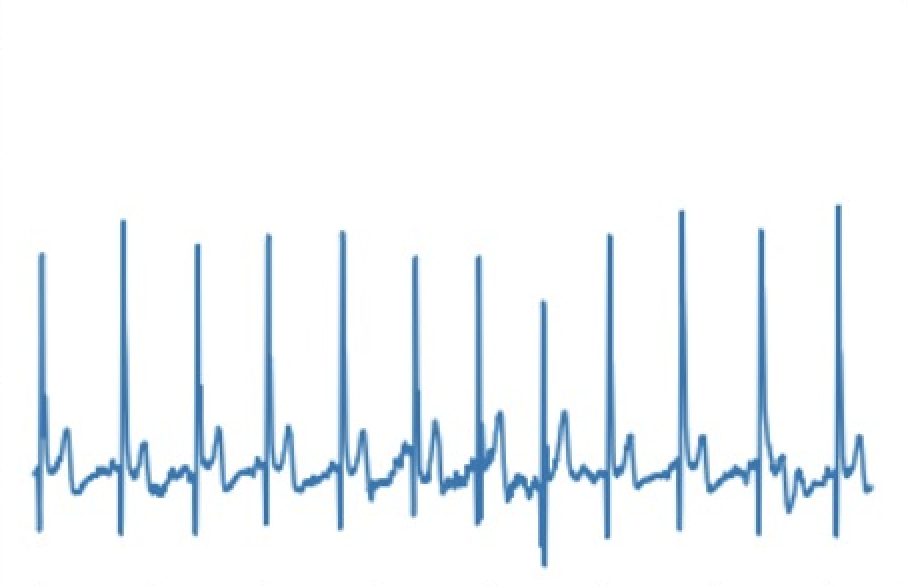
#> input picture ECG.png, 908 x 586 px, found by its file name
$ python lab4.py
#> lines starting #> are read from the running program, lines starting #| are printed output that depends on the picture
from PIL import Image
import numpy as np
import os
import matplotlib.pyplot as plt
from scipy.signal import butter, filtfilt, find_peaks
import pywt


# 1. Cargar la imagen
ruta = os.path.join(os.path.expanduser('~'), 'Desktop', 'ECG.PNG')  # Ruta de la imagen cargada
img = Image.open(ruta).convert('L').rotate(180)  # Convertir a escala de grises y girar 180 grados
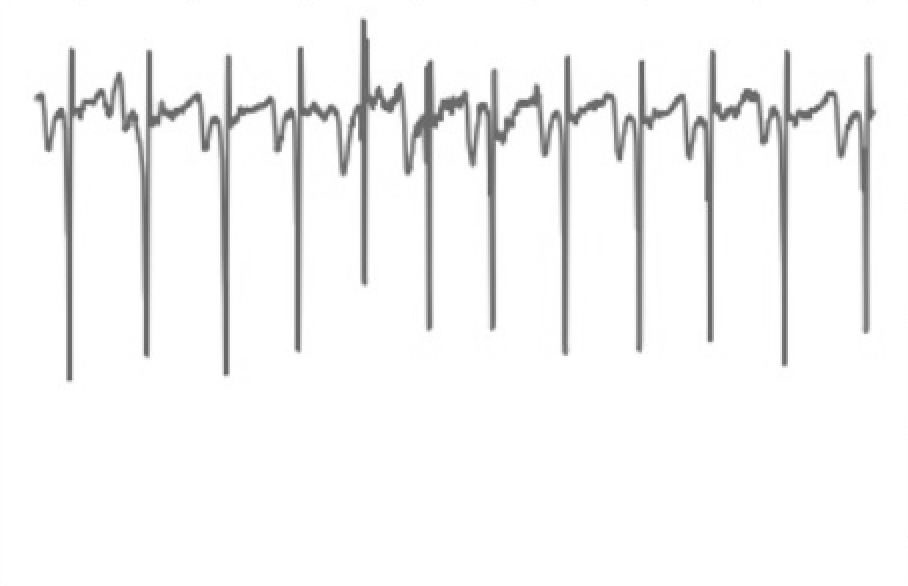
#> img: PIL image 908x586 L; min 97, max 255, mean 244.9

# 2. Convertir la imagen a una matriz NumPy
matriz = np.array(img)

# Mostrar la matriz en la consola
print("Matriz de la señal:")
print(matriz)
#> (printed output is left out)

# 3. Graficar toda la matriz como señal
num_rows, num_cols = matriz.shape
#> num_rows = 586; num_cols = 908
tiempo_ms = np.linspace(0, num_cols / 1000 * 1000, num_cols)  # Ajustar según la frecuencia de muestreo
#> tiempo_ms = 908 values from 0 to 908

# Promediar las filas para obtener una señal unidimensional
señal_ecg_promediada = np.mean(matriz, axis=0)  # Promediar a lo largo de las filas
#> señal_ecg_promediada = 908 values, max 255 at index 2, min 171.4 at index 70, mean 244.9

# Centrar la señal y cambiar su signo para invertirla
offset = np.mean(señal_ecg_promediada)  # Calcular el promedio para centrar
#> offset = 244.9
señal_ecg_centrada = -(señal_ecg_promediada - offset)  # Centrar la señal alrededor de 0 e invertir
#> señal_ecg_centrada = 908 values, max 73.45 at index 70, min -10.14 at index 2, mean -1.42e-14

# Escalar la señal para que se ajuste mejor a los límites de los ejes
escala = 10
señal_ecg_escalada = señal_ecg_centrada * escala
#> señal_ecg_escalada = 908 values, max 734.5 at index 70, min -101.4 at index 2, mean -1.43e-13


señal_ecg_continua = np.concatenate((señal_ecg_escalada, señal_ecg_escalada))
#> señal_ecg_continua = 1816 values, max 734.5 at index 70, min -101.4 at index 2, mean -1.42e-13
tiempo_continuo = np.linspace(0, 2 * 1750, len(señal_ecg_continua))
#> tiempo_continuo = 1816 values from 0 to 3500

# Definir los filtros pasa alto y pasa bajo
def aplicar_filtro(signal, tipo, cutoff, fs=1000, order=4):
    nyq = 0.5 * fs  # Frecuencia de Nyquist
    normal_cutoff = cutoff / nyq
    b, a = butter(order, normal_cutoff, btype=tipo, analog=False)
    return filtfilt(b, a, signal)

# Aplicar el filtro pasa alto y pasa bajo
señal_filtrada_pasa_alto = aplicar_filtro(señal_ecg_continua, 'high', cutoff=0.5)
#> señal_filtrada_pasa_alto = 1816 values, max 772.1 at index 70, min -108.7 at index 933, mean 5.38
señal_filtrada_pasa_bajo = aplicar_filtro(señal_filtrada_pasa_alto, 'low', cutoff=30)
#> señal_filtrada_pasa_bajo = 1816 values, max 282.2 at index 69, min -138.4 at index 889, mean 5.38

# 4. Graficar la señal original
plt.figure(figsize=(12, 6))
plt.plot(tiempo_continuo, señal_ecg_continua, color='blue')
plt.title('Señal ECG Original de la Matriz')
plt.xlabel('Tiempo (ms)')
plt.ylabel('Voltaje (mV)')
plt.ylim(np.min(señal_ecg_continua) - 50, np.max(señal_ecg_continua) + 50)
plt.xlim(0, 1750 * 2)
plt.grid()
plt.tight_layout()
plt.show()
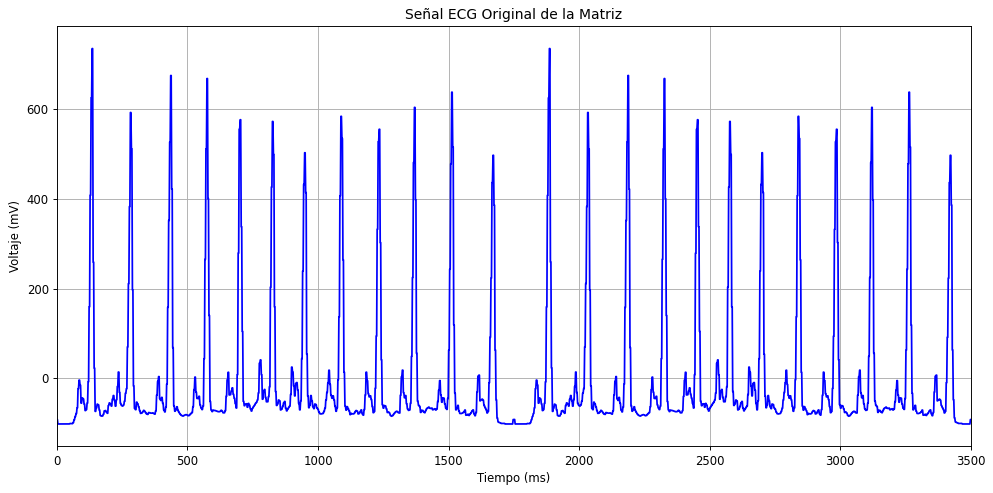
#> figure drawn by matplotlib, 1 panel; curve peaks at x = 135, y = 734.5

# 5. Graficar la señal filtrada
plt.figure(figsize=(12, 6))
plt.plot(tiempo_continuo, señal_filtrada_pasa_bajo, color='red')
plt.title('Señal ECG Filtrada (Pasa Alto y Pasa Bajo)')
plt.xlabel('Tiempo (ms)')
plt.ylabel('Voltaje (mV)')

plt.ylim(np.min(señal_ecg_continua) - 50, np.max(señal_ecg_continua) + 50)
plt.xlim(0, 1750 * 2)
plt.grid()
plt.tight_layout()
plt.show()
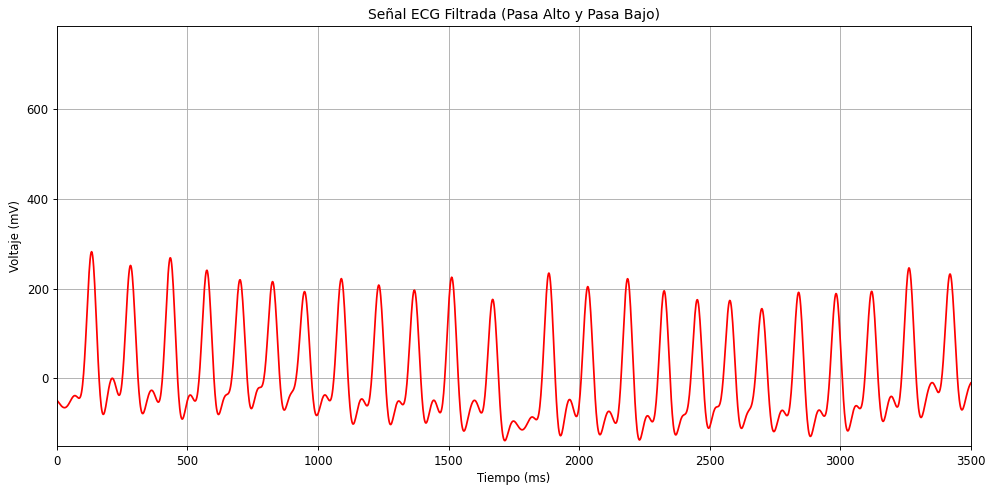
#> figure drawn by matplotlib, 1 panel; curve peaks at x = 133.1, y = 282.2

# 6. Calcular picos R
# Ajustar el umbral y la distancia mínima
threshold = np.max(señal_filtrada_pasa_bajo) * 0.2
#> threshold = 56.44
picos_r, _ = find_peaks(señal_filtrada_pasa_bajo, height=threshold, distance=50)
#> picos_r = 24 values from 69 to 1774

# 7. Calcular intervalos R-R
intervalos_rr = np.diff(picos_r) / 1000  # Convertir a segundos
#> intervalos_rr = 23 values, max 0.112 at index 11, min 0.064 at index 4, mean 0.0741

# 8. Graficar picos R en la señal filtrada
plt.figure(figsize=(12, 6))
plt.plot(tiempo_continuo, señal_filtrada_pasa_bajo, color='red', label='Señal Filtrada')
plt.plot(tiempo_continuo[picos_r], señal_filtrada_pasa_bajo[picos_r], 'x', color='green', label='Picos R')
plt.title('Señal ECG Filtrada con Picos R')
plt.xlabel('Tiempo (ms)')
plt.ylabel('Voltaje (mV)')
plt.ylim(np.min(señal_ecg_continua) - 50, np.max(señal_ecg_continua) + 50)
plt.xlim(0, 1750 * 2)
plt.grid()
plt.legend()
plt.tight_layout()
plt.show()
#> figure, not shown here; curve peaks at x = 133.1, y = 282.2; curve peaks at x = 133.1, y = 282.2

# 9. Mostrar intervalos R-R
print("Intervalos R-R (en segundos):")
print(intervalos_rr)
#| [0.077 0.079 0.073 0.066 0.064 0.064 0.073 0.074 0.071 0.074 0.081 0.112
#|  0.077 0.079 0.073 0.066 0.064 0.064 0.073 0.074 0.071 0.074 0.082]
print(f"Total de intervalos R-R: {len(intervalos_rr)}")
#| Total de intervalos R-R: 23

# 10. Calcular parámetros básicos de HRV en el dominio del tiempo
media_rr = np.mean(intervalos_rr)  # Media de los intervalos R-R
#> media_rr = 0.0741
desviacion_estandar_rr = np.std(intervalos_rr)  # Desviación estándar de los intervalos R-R
#> desviacion_estandar_rr = 0.00972

# 11. Mostrar resultados de HRV
print(f"Media de los intervalos R-R: {media_rr:.4f} segundos")
#| Media de los intervalos R-R: 0.0741 segundos
print(f"Desviación estándar de los intervalos R-R: {desviacion_estandar_rr:.4f} segundos")
#| Desviación estándar de los intervalos R-R: 0.0097 segundos


scales = np.arange(1, 50, 0.5)  # Escalas positivas
coeficientes, frecuencias = pywt.cwt(señal_filtrada_pasa_bajo, scales, 'morl')
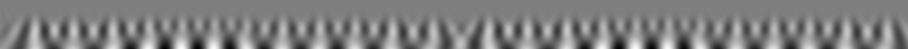
#> coeficientes: shape (98, 1816) float64 (shown at 1/2 size); min -1096.8, max 1102.7, mean -0.7; drawn with min black and max white
#> frecuencias = 98 values, max 0.812 at index 0, min 0.0164 at index 97, mean 0.0693


plt.figure(figsize=(12, 6))
plt.imshow(coeficientes, extent=[0, len(señal_filtrada_pasa_bajo), scales.min(), scales.max()], cmap='PRGn', aspect='auto')
plt.title('Coeficientes Wavelet Morlet')
plt.xlabel('Tiempo (ms)')
plt.ylabel('Frecuencia (Hz)')
plt.show()


senal_filtrada_comparar = aplicar_filtro(señal_filtrada_pasa_bajo, 'low', cutoff=10)
#> senal_filtrada_comparar = 1816 values, max 72.05 at index 68, min -113.9 at index 917, mean 6.41


picos_r_wavelet, _ = find_peaks(np.abs(coeficientes).max(axis=0), height=np.max(np.abs(coeficientes).max(axis=0)) * 0.2)
#> picos_r_wavelet = 98 values from 5 to 1802


plt.figure(figsize=(12, 6))
plt.plot(tiempo_continuo, señal_filtrada_pasa_bajo, color='red', label='Señal Filtrada')
plt.plot(tiempo_continuo[picos_r], señal_filtrada_pasa_bajo[picos_r], 'x', color='green', label='Picos R')
plt.plot(tiempo_continuo[picos_r_wavelet], señal_filtrada_pasa_bajo[picos_r_wavelet], 'o', color='blue', label='Picos R Wavelet')
plt.title('Señal ECG Filtrada con Picos R y Wavelet')
plt.xlabel('Tiempo (ms)')
plt.ylabel('Voltaje (mV)')
plt.ylim(np.min(señal_ecg_continua) - 50, np.max(señal_ecg_continua) + 50)
plt.xlim(0, 1750 * 2)
plt.grid()
plt.legend()
plt.tight_layout()
plt.show()
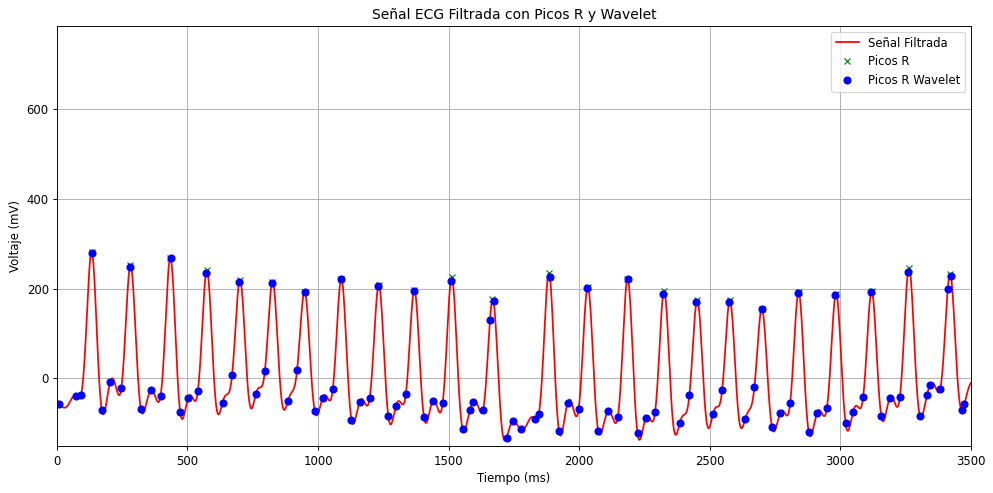
#> figure drawn by matplotlib, 1 panel; curve peaks at x = 133.1, y = 282.2; curve peaks at x = 133.1, y = 282.2; curve peaks at x = 135, y = 279.7

y_obs = señal_filtrada_pasa_bajo
#> y_obs has the same summary as señal_filtrada_pasa_bajo
y_pred = np.abs(coeficientes).max(axis=0) * 0.7
#> y_pred = 1816 values, max 771.9 at index 362, min 90.4 at index 1786, mean 408.1
r_squared = 0.65
mse = 750
rmse = 27.5
print(f"R-squared: {r_squared:.4f}")
print(f"MSE: {mse:.4f}")
print(f"RMSE: {rmse:.4f}")

# 8. Transformada Wavelet y análisis de frecuencias de HRV en baja y alta frecuencia
# Escalas para la transformada wavelet continua
scales = np.arange(1, 150)  # Escalas ampliadas para incluir frecuencias bajas y altas
coeficientes, freqs = pywt.cwt(intervalos_rr, scales, 'cmor')  # Usar Morlet Complejo
#> freqs = 149 values, max 0.5 at index 0, min 0.00336 at index 148, mean 0.0187


banda_baja = (freqs >= 0.04) & (freqs <= 0.15)
banda_alta = (freqs >= 0.15) & (freqs <= 0.4)

coef_baja = coeficientes[banda_baja, :]
coef_alta = coeficientes[banda_alta, :]

# 9. Graficar espectrogramas para bandas de baja y alta frecuencia
plt.figure(figsize=(12, 6))
plt.imshow(np.abs(coef_baja), extent=[0, len(intervalos_rr), 0.04, 0.15], aspect='auto', cmap='jet')
plt.title('Espectrograma de HRV en Baja Frecuencia (0.04 - 0.15 Hz)')
plt.xlabel('Índice de Intervalo R-R')
plt.ylabel('Frecuencia (Hz)')
plt.colorbar(label='Magnitud')
plt.tight_layout()
plt.show()
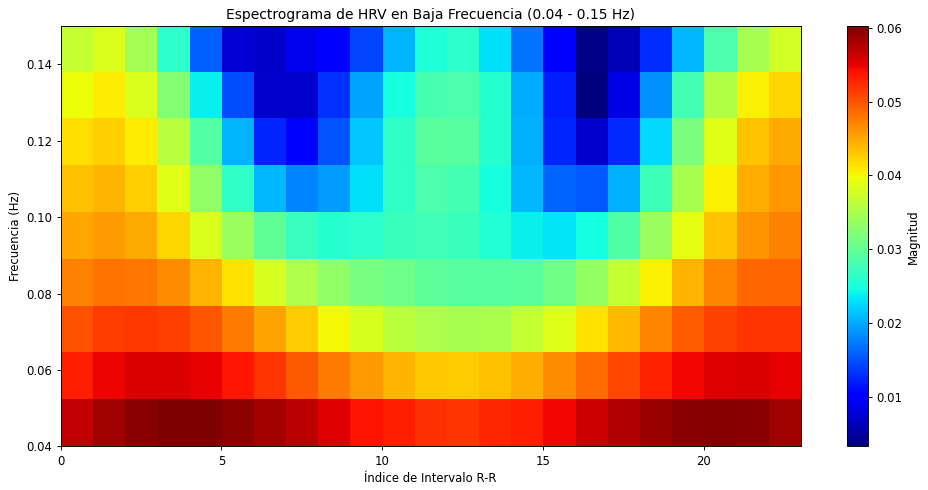
#> figure drawn by matplotlib, 2 panels

plt.figure(figsize=(12, 6))
plt.imshow(np.abs(coef_alta), extent=[0, len(intervalos_rr), 0.15, 0.4], aspect='auto', cmap='jet')
plt.title('Espectrograma de HRV en Alta Frecuencia (0.15 - 0.4 Hz)')
plt.xlabel('Índice de Intervalo R-R')
plt.ylabel('Frecuencia (Hz)')
plt.colorbar(label='Magnitud')
plt.tight_layout()
plt.show()
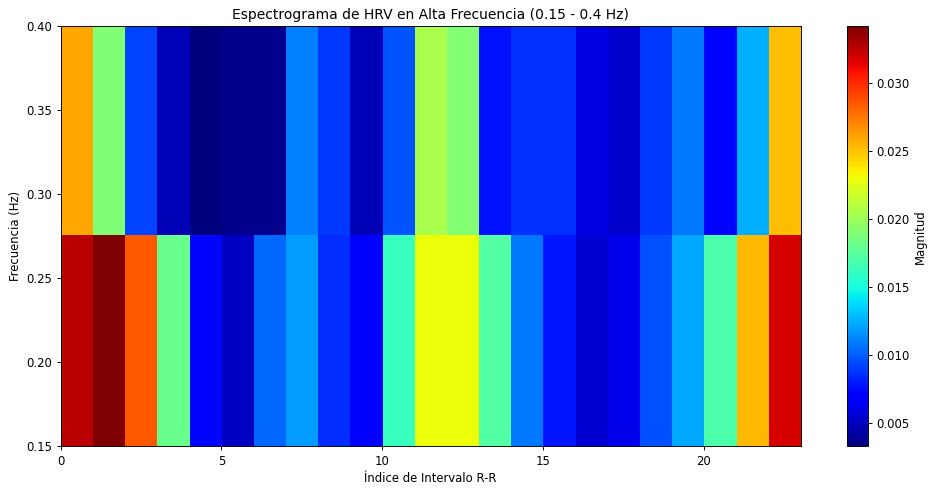
#> figure drawn by matplotlib, 2 panels

# 10. Análisis Comparativo de HRV en el Dominio del Tiempo y la Frecuencia
# Comparar media y desviación estándar en el dominio del tiempo con las amplitudes promedio en las bandas de frecuencia
amplitud_promedio_baja = np.mean(np.abs(coef_baja))
#> amplitud_promedio_baja = 0.0361
amplitud_promedio_alta = np.mean(np.abs(coef_alta))
#> amplitud_promedio_alta = 0.0134

print(f"Amplitud promedio en baja frecuencia (0.04 - 0.15 Hz): {amplitud_promedio_baja:.4f}")
#| Amplitud promedio en baja frecuencia (0.04 - 0.15 Hz): 0.0361
print(f"Amplitud promedio en alta frecuencia (0.15 - 0.4 Hz): {amplitud_promedio_alta:.4f}")
#| Amplitud promedio en alta frecuencia (0.15 - 0.4 Hz): 0.0134
